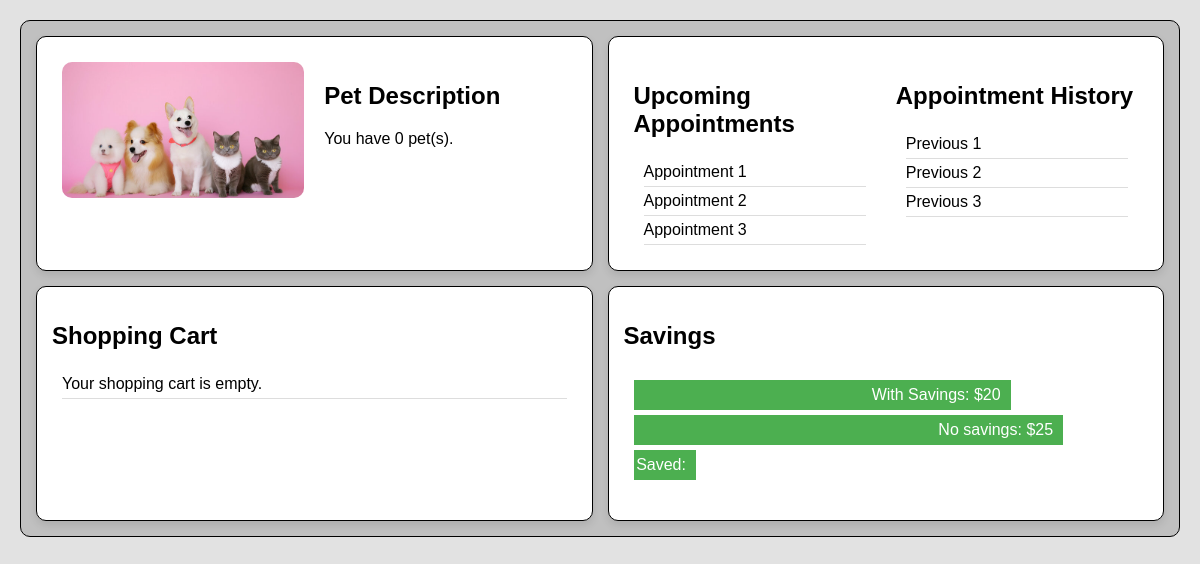
The page /dashboard/dashboard.php (signed in) on the database as committed earlier.
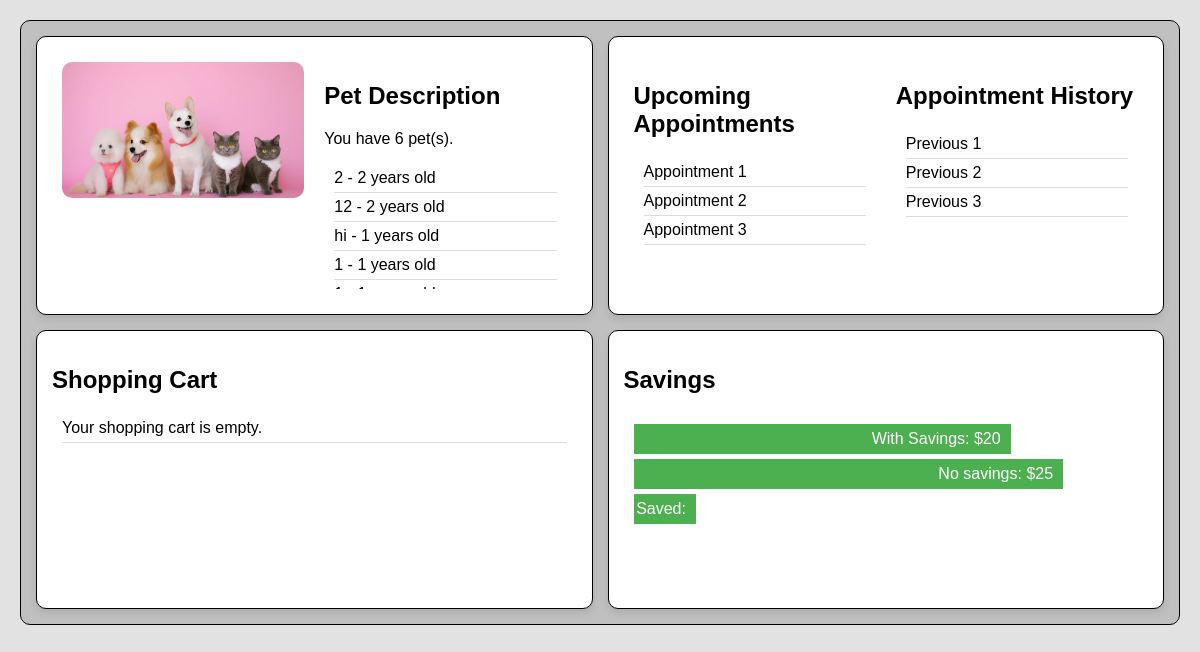
The same page on the database as committed later.
### tables this page shows
CREATE TABLE Pets (
            id INTEGER PRIMARY KEY AUTOINCREMENT,
            username TEXT NOT NULL,
            type TEXT NOT NULL,
            name TEXT NOT NULL,
            age INTEGER NOT NULL,
            history TEXT NOT NULL,
            created_at TIMESTAMP DEFAULT CURRENT_TIMESTAMP
        );

### dashboard/dashboard.php (the view, shortened to what this page needs)
<?php
    require_once '../database/petConnect.php';
    $productName = ["dogFood" => "Dog Food", "hotdogBed" => "Hot Dog Bed"];
    $pets = [];
    if(isset($_SESSION['username'])) {
        $username = $_SESSION['username'];
        $stmt = $conn->prepare("SELECT * FROM Pets WHERE username = :username ORDER BY created_at DESC");
        $stmt->bindValue(':username', $username, SQLITE3_TEXT);
        $result = $stmt->execute();
        while ($row = $result->fetchArray(SQLITE3_ASSOC)) {
            $pets[] = $row;
        }
        $petCount = count($pets);
    }
?>
<!DOCTYPE html>
<html lang="en">
<head>
    <link rel="stylesheet" href="style.css" />
    <link rel="stylesheet" href="../library/nav.css">
</head>
<body>
    <div class="grid">
        <div class="flexRow container" id="petProfile">
            <div class="two" id="petPicture">
                <img src="../images/petimgHome1.jpg" alt="Pet Picture">
            </div>
            <div class="two" id="petDescription">
                <h2>Pet Description</h2>
                <p>You have <?php echo $petCount; ?> pet(s).</p>
                <div class="petList">
                    <ul>
                        <?php
                            foreach ($pets as $pet) {
                                echo "<li>" . htmlspecialchars($pet['name']) . " - " . htmlspecialchars($pet['age']) . " years old" . "</li>";
                            }
                        ?>
                    </ul>
                </div>
            </div>
        </div>
        <div class="flexRow container" id="appointments">
            <div class="two" id="upcoming">
                <h2>Upcoming Appointments</h2>
                <div class="list">
                    <li>Appointment 1</li>
                    <li>Appointment 2</li>
                    <li>Appointment 3</li>
                </div>
            </div>
            <div class="two" id="history">
                <h2>Appointment History</h2>
                <div class="list">
                    <li>Previous 1</li>
                    <li>Previous 2</li>
                    <li>Previous 3</li>
                </div>
            </div>
        </div>
        <div class="shoppingCart container">
            <h2>Shopping Cart</h2>
            <div class="list">
                <?php
                if (isset($_SESSION['cart']) && !empty($_SESSION['cart'])) {
                    foreach ($_SESSION['cart'] as $item) {
                        echo "<li>" . htmlspecialchars($productName[$item['product']]) . " - Quantity: " . htmlspecialchars($item['quantity']) . "</li>";
                    }
                } else {
                    echo "<li>Your shopping cart is empty.</li>";
                }
                ?>
            </div>
        </div>
        <div class="savings container">
            <h2>Savings</h2>
            <div class="bar-container">
                <div class="bar" data-value="70">With Savings: <span>$20</span></div>
                <div class="bar" data-value="80">No savings: <span>$25</span></div>
                <div class="bar" data-value="10">Saved: <span>$5</span></div>
            </div>
        </div>
    </div>
</body>
</html>

### dashboard/style.css (style rules this page uses)
body { background: rgb(226, 226, 226); font-family: Arial, sans-serif; margin: 0; padding: 0; }
.grid { display: grid; grid-template-columns: repeat(2, 1fr); grid-template-rows: repeat(2, 1fr); gap: 15px; background-color: rgb(192, 192, 192); border-radius: 10px; border: 1px solid black; margin: 20px; padding: 15px; }
.container { position: relative; padding: 15px; background-color: rgb(255, 255, 255); border-radius: 10px; border: 1px solid black; box-sizing: border-box; box-shadow: 0 4px 8px rgba(0, 0, 0, 0.1); }
.flexRow { display: flex; flex-direction: row; flex-wrap: wrap; }
.two { flex: 1 1 50%; padding: 10px; box-sizing: border-box; }
#petPicture img { width: 100%; height: auto; object-fit: contain; border-radius: 10px; }
.list { max-height: 150px; overflow-y: auto; padding: 0; list-style-type: none; }
.list li { padding: 5px 0; border-bottom: 1px solid #ddd; }
#petDescription .petList { max-height: 125px; overflow-y: auto; padding: 0; list-style-type: none; display: flex; flex-direction: column; }
#petDescription .petList ul { padding: 0; margin: 0; display: flex; flex-direction: column; }
#petDescription .petList li { padding: 5px 0; border-bottom: 1px solid #ddd; }
.savings .bar-container { display: flex; flex-direction: column; align-items: flex-start; width: 100%; padding: 10px; border-radius: 5px; }
.savings .bar { width: 0; height: 30px; background-color: #4caf50; text-align: right; padding-right: 10px; line-height: 30px; color: white; margin-bottom: 5px; transition: width 0.5s; }

### library/nav.css (style rules this page uses)
ul { display: flex; list-style: none; margin-left: auto; margin-right: 10px; }
li { margin: 0 10px; }

Rows that differ between the two databases and show on the page:
added pets: name "2", age "2"
added pets: name "12", age "2"
added pets: name "hi", age "1"
added pets: name "1", age "1"
Other text that changed with them:
$petCount: "0" → "6"
